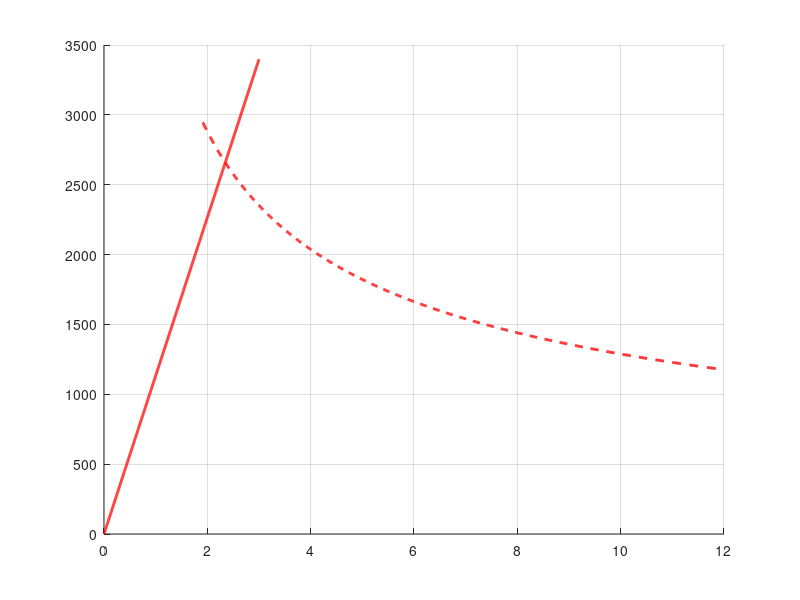

The MATLAB script that drew this image: (Note: this script raises an error after producing the figure.)
clear;

files  = {'DCBTauNormal15.mat','DCBTauNormal30.mat','DCBTauNormal60.mat'};
labels = {'\tau_n^0 = 15 MPa','\tau_n^0 = 30 MPa','\tau_n^0 = 60 MPa'};

outDir = 'C:\Users\david\Desktop\PlotsResultats\2.DCB';

if ~exist(outDir,'dir')
    mkdir(outDir);
end

figPos = [100 100 1200 900];
fontSize = 22;
lineWidth = 2;

figPos = [100 100 1200 900];
fontSize = 22;
lineWidth = 2;

E  = 120e9;
nu = 0.3;
Gc = 260;
b  = 1;
h  = 1.55e-3;
a0 = 35e-3;
aMax = 80e-3;

nuStress = nu/(1+nu); 
EStress  = E*(1-nuStress^2);    

E = EStress;
nu = nuStress;

G13   = E/(2*(1+nu));
Gamma = 1.18*sqrt(E*E)/G13;
chi   = sqrt((E/(11*G13))*(3-2*(Gamma/(1+Gamma))^2));

Fdcb = sqrt(E*b^2*h^3*Gc/(12*(a0+chi*h)^2));
Cdcb = 8*(a0+chi*h)^3/(E*b*h^3);

uElastic = linspace(0,3e-3,1000);
FElastic = uElastic/Cdcb;

a = linspace(a0*0.9,aMax,1000);
FProp = sqrt(E*b^2*h^3*Gc./(12*(a+chi*h).^2));
CProp = 8*(a+chi*h).^3./(E*b*h^3);
uProp = CProp.*FProp;

fig = figure('Position',figPos);
hold on
grid on

plot(uElastic*1e3,FElastic,'r','LineWidth',lineWidth,'DisplayName','LEFM elastic')
plot(uProp*1e3,FProp,'r--','LineWidth',lineWidth,'DisplayName','LEFM propagation')

markers = {'o','s','d'};

for i = 1:numel(files)
    S = load(files{i});
    fn = fieldnames(S);
    data = S.(fn{1});

    U = 2*data(:,2)*1e3;
    F = data(:,1);

    scatter(U,F,30,markers{i},'filled','DisplayName',labels{i})
end

xlabel('Opening displacement [mm]','FontSize',fontSize)
ylabel('Load [N]','FontSize',fontSize)
title('DCB Benchmark. Traction displacement graph','FontSize',fontSize)
legend('Location','best','FontSize',fontSize-2)
set(gca,'FontSize',fontSize)

xlim([0,6])


exportgraphics(fig,fullfile(outDir,'DCBPlaneStress.png'),'Resolution',300);
